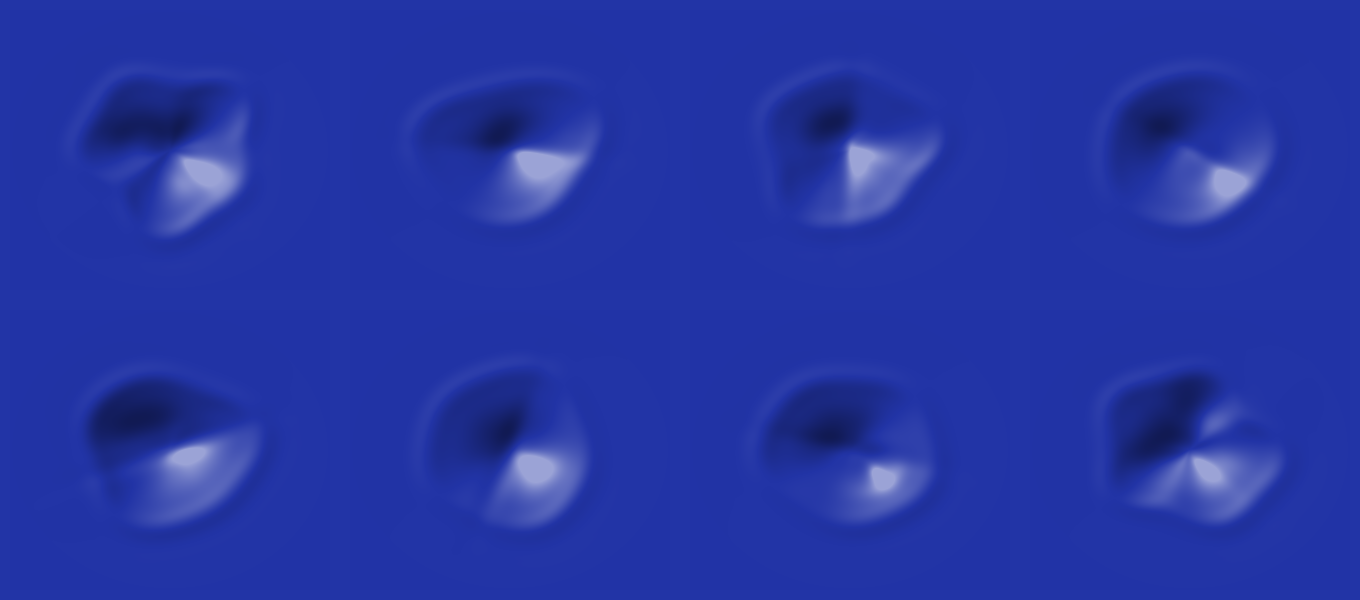

This figure's Python source:
# Record, written 2026-11-16. Eight dents from 02-recipe.py, shaded and lit as the plan says, on the light theme's post blue. Run from this folder: python3 -I 03-sheet.py
import numpy as np, sys
from PIL import Image
sys.argv=['x']; exec(open('02-recipe.py').read().split('bad=0')[0])
bg=np.array([0x22,0x34,0xa6])/255
tiles=[]
for s in range(8):
    h,u,v,rho=make(s,320,280)
    dhv,dhu=np.gradient(h,2/280,2/320)
    N=np.dstack([-.065*dhu,-.065*dhv,np.ones_like(h)]); N/=np.linalg.norm(N,axis=2,keepdims=True)
    lam=N@L; flat=L[2]; g=(1-128/255)/(flat-lam.min()); shade=np.clip(1+(lam-flat)*g,128/255,1)
    soft=np.maximum(0,lam-flat); soft*=(71/255)/soft.max(); P=40
    for _ in range(9):
        gl=np.maximum(0,(N@Hh)**P-Hh[2]**P)/(1-Hh[2]**P); gl*=(140/255)/gl.max()
        lt=np.minimum(140/255,soft+gl)
        if ((lt>71/255)&(rho<1)).sum()/(rho<1).sum()<=.04: break
        P*=1.5
    t=np.ones((300,340,3))*bg; t[10:290,10:330]=1-(1-bg*shade[...,None])*(1-lt[...,None]); tiles.append(t)
img=np.vstack([np.hstack(tiles[:4]),np.hstack(tiles[4:])])
Image.fromarray((img*255).astype(np.uint8)).save('03-sheet.png')
